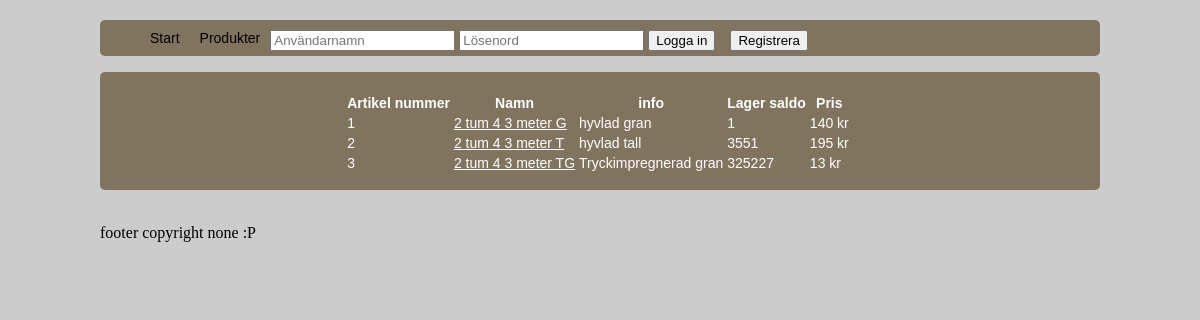
/products.php, run on the app's committed database.
### tables this page shows
CREATE TABLE `product` (
  `product_id` int(10) UNSIGNED NOT NULL,
  `product_name` varchar(45) NOT NULL,
  `product_info` varchar(255) NOT NULL,
  `product_stock` int(10) UNSIGNED NOT NULL,
  `product_price` float NOT NULL,
  `product_live` varchar(45) NOT NULL DEFAULT 'ja',
  `product_desc` varchar(45) NOT NULL
);

### products.php (the view, shortened to what this page needs)
<?php
  include_once 'header.php';
?>
<section class="main-container">
  <div class="main-content">
</div>
  <div class="main-content">
    <div class="main-textarea">
      <center>
        <table>
          <tr>
            <th>Artikel nummer</th>
            <th>Namn</th>
            <th>info</th>
            <th>Lager saldo</th>
            <th>Pris</th>
            </tr>
            <?php
              include 'includes/db.php';
              $sql = "SELECT * FROM product WHERE product_live='ja'";
              $result = mysqli_query($db_conn, $sql);
              if (mysqli_num_rows($result) > 0) {
                  while($row = mysqli_fetch_assoc($result)) {
                      echo '<tr><td>'
                      . $row['product_id'] . '</td><td>'
                      . '<a href="product-view.php?art=' . $row['product_id'] . '">' . $row['product_name'] . '</a></td><td>'
                      . $row['product_desc'] . '</td><td>'
                      . $row['product_stock'] . '</td><td>'
                      . $row['product_price'] . ' kr</td><td>';
                      if(isset($_SESSION['user_id'])){
                        echo '<form action="includes/basket.php" method="POST">
                        <input type="hidden" name="art_nummer" value="'.$row['product_id'].'">
                        <input type="hidden" name="product_price" value="'.$row['product_price'].'">
                        <input type="hidden" name="product_amount" value="1">
                        <button type="submit" name="basket-add">Lägg till</button>
                        </form>'
                        . '</td></tr>';
                    } else {
                      echo '</td></tr>';
                    }
                  }
              } else {
                  echo '0 results';
              }
            ?>
        </table>
      </center>
    </div>
  </div>
</section>
<?php
  include_once 'footer.php';
?>

### includes/style2.css (style rules this page uses)
body { background-color: #ccc; }
.main-container { margin: 0 auto; width: 1000px; }
.main-content { margin: 0 auto; width: 100%; border-radius: 5px; padding-bottom: 16px; }
.main-textarea { font-family: arial; font-size: 14px; color: white; background-color: #81745f; border-radius: 5px; padding-bottom: 16px; padding-top: 20px; }
.main-textarea a { color: white; }

### data on the page
product: product_id "1", product_name "2 tum 4 3 meter G", product_desc "hyvlad gran", product_stock "1", product_price "140"
product: product_id "2", product_name "2 tum 4 3 meter T", product_desc "hyvlad tall", product_stock "3551", product_price "195"
product: product_id "3", product_name "2 tum 4 3 meter TG", product_desc "Tryckimpregnerad gran", product_stock "325227", product_price "13"
